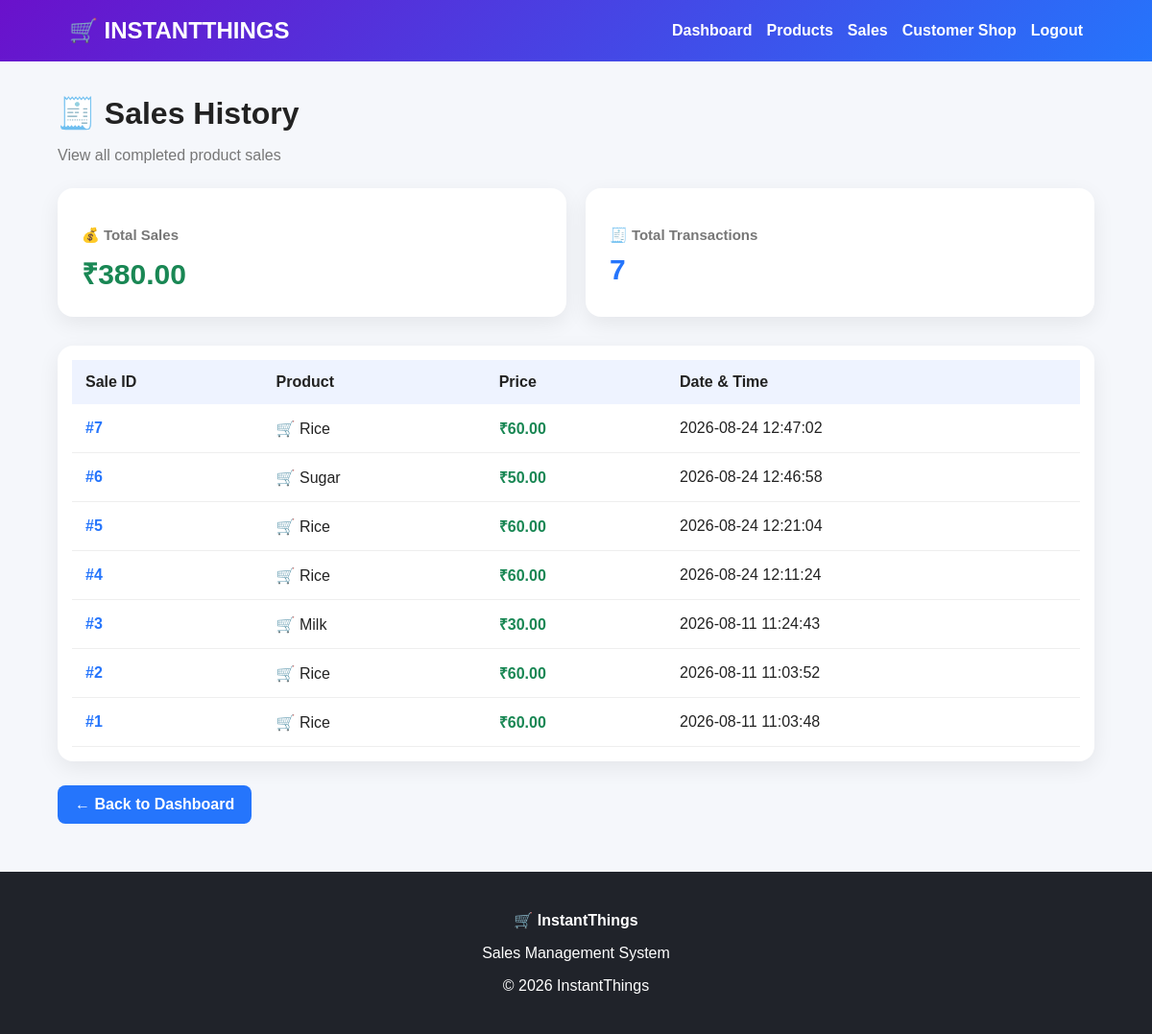
The page /sales (signed in) on the database its author committed.
### tables this page shows
CREATE TABLE sales (
            id INTEGER PRIMARY KEY AUTOINCREMENT,
            product_name TEXT NOT NULL,
            price REAL NOT NULL,
            sale_date TEXT NOT NULL
        );

### supermarket_stock/app.py (the view)
@app.route("/sales")
def sales_history():
    if not admin_required():
        return redirect(
            url_for("login")
        )
    conn = get_connection()
    cursor = conn.cursor()
    cursor.execute("""
        SELECT id, product_name, price, sale_date
        FROM sales
        ORDER BY id DESC
    """)
    sales = cursor.fetchall()
    cursor.execute("""
        SELECT COALESCE(SUM(price), 0)
        FROM sales
    """)
    total_sales = cursor.fetchone()[0]
    cursor.execute("""
        SELECT COUNT(*)
        FROM sales
    """)
    total_transactions = cursor.fetchone()[0]
    conn.close()
    return render_template(
        "sales.html",
        sales=sales,
        total_sales=total_sales,
        total_transactions=total_transactions
    )

### supermarket_stock/app.py (called while the page is built)
def get_connection():
    return sqlite3.connect(DATABASE)

def admin_required():
    return session.get("admin") is True

### supermarket_stock/templates/sales.html (shortened to what this page needs)
<!DOCTYPE html>
<html lang="en">
<head>
</head>
<body>
<header>
    <h2>🛒 INSTANTTHINGS</h2>
    <nav>
        <a href="{{ url_for('dashboard') }}">
            Dashboard
        </a>
        <a href="{{ url_for('product_list') }}">
            Products
        </a>
        <a href="{{ url_for('sales_history') }}">
            Sales
        </a>
        <a href="{{ url_for('customer') }}">
            Customer Shop
        </a>
        <a href="{{ url_for('logout') }}">
            Logout
        </a>
    </nav>
</header>
<div class="container">
    <div class="title">
        <h1>
            🧾 Sales History
        </h1>
        <p>
            View all completed product sales
        </p>
    </div>
    <div class="summary">
        <div class="summary-card">
            <h3>
                💰 Total Sales
            </h3>
            <div class="value money">
                ₹{{ "%.2f"|format(total_sales) }}
            </div>
        </div>
        <div class="summary-card">
            <h3>
                🧾 Total Transactions
            </h3>
            <div class="value count">
                {{ total_transactions }}
            </div>
        </div>
    </div>
    <div class="table-card">
        {% if sales %}
        <table>
            <thead>
                <tr>
                    <th>Sale ID</th>
                    <th>Product</th>
                    <th>Price</th>
                    <th>Date & Time</th>
                </tr>
            </thead>
            <tbody>
                {% for sale in sales %}
                <tr>
                    <td>
                        <span class="sale-id">
                            #{{ sale[0] }}
                        </span>
                    </td>
                    <td>
                        🛒 {{ sale[1] }}
                    </td>
                    <td>
                        <span class="price">
                            ₹{{ "%.2f"|format(sale[2]) }}
                        </span>
                    </td>
                    <td>
                        {{ sale[3] }}
                    </td>
                </tr>
                {% endfor %}
            </tbody>
        </table>
        {% endif %}
    </div>
    <a
        href="{{ url_for('dashboard') }}"
        class="back"
    >
        ← Back to Dashboard
    </a>
</div>
<footer>
    <p>
        🛒 <strong>InstantThings</strong>
    </p>
    <p>
        Sales Management System
    </p>
    <p>
        © 2026 InstantThings
    </p>
</footer>
</body>
</html>

### supermarket_stock/templates/sales.html (style rules this page uses)
* { box-sizing: border-box; font-family: Arial, sans-serif; }
body { margin: 0; background: #f5f7fb; color: #222; }
header { background: linear-gradient(135deg, #6a11cb, #2575fc); color: white; padding: 18px 6%; display: flex; justify-content: space-between; align-items: center; gap: 20px; }
header h2 { margin: 0; }
nav { display: flex; gap: 15px; flex-wrap: wrap; }
nav a { color: white; text-decoration: none; font-weight: bold; }
.container { width: 90%; max-width: 1100px; margin: 35px auto; }
.title { margin-bottom: 25px; }
.title h1 { margin-bottom: 8px; }
.title p { color: #777; }
.summary { display: grid; grid-template-columns: repeat(auto-fit, minmax(220px, 1fr)); gap: 20px; margin-bottom: 30px; }
.summary-card { background: white; padding: 25px; border-radius: 16px; box-shadow: 0 7px 22px rgba(0,0,0,0.07); }
.summary-card h3 { color: #777; font-size: 15px; margin-bottom: 10px; }
.value { font-size: 30px; font-weight: bold; }
.money { color: #198754; }
.count { color: #2575fc; }
.table-card { background: white; border-radius: 16px; padding: 15px; overflow-x: auto; box-shadow: 0 7px 22px rgba(0,0,0,0.07); }
table { width: 100%; border-collapse: collapse; min-width: 650px; }
th { background: #eef3ff; padding: 14px; text-align: left; }
td { padding: 14px; border-bottom: 1px solid #eee; }
.sale-id { font-weight: bold; color: #2575fc; }
.price { color: #198754; font-weight: bold; }
.back { display: inline-block; margin-top: 25px; padding: 11px 18px; background: #2575fc; color: white; text-decoration: none; border-radius: 8px; font-weight: bold; }
footer { margin-top: 50px; background: #20232a; color: white; text-align: center; padding: 25px; }

### rows shown on the page
sales: id "7", product_name "Rice", price "60.00", sale_date "2026-08-24 12:47:02"
sales: id "6", product_name "Sugar", price "50.00", sale_date "2026-08-24 12:46:58"
sales: id "5", product_name "Rice", price "60.00", sale_date "2026-08-24 12:21:04"
sales: id "4", product_name "Rice", price "60.00", sale_date "2026-08-24 12:11:24"
sales: id "3", product_name "Milk", price "30.00", sale_date "2026-08-11 11:24:43"
sales: id "2", product_name "Rice", price "60.00", sale_date "2026-08-11 11:03:52"
sales: id "1", product_name "Rice", price "60.00", sale_date "2026-08-11 11:03:48"

### other values the page prints
{{ "%.2f"|format(total_sales) }} "380.00"
{{ total_transactions }} "7"
